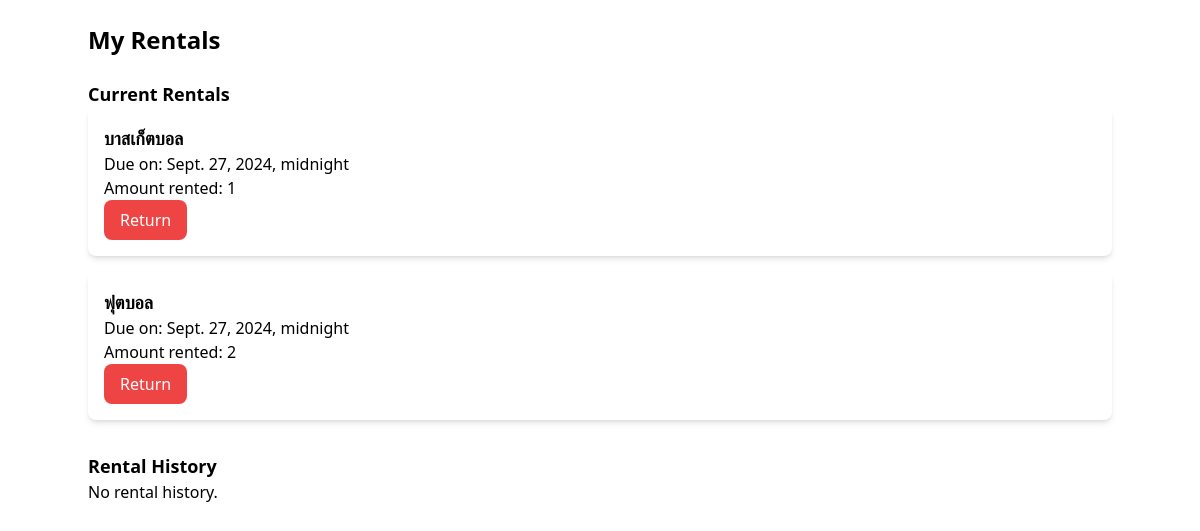
/my-rentals/ (signed in), run on an earlier commit of the app's database.
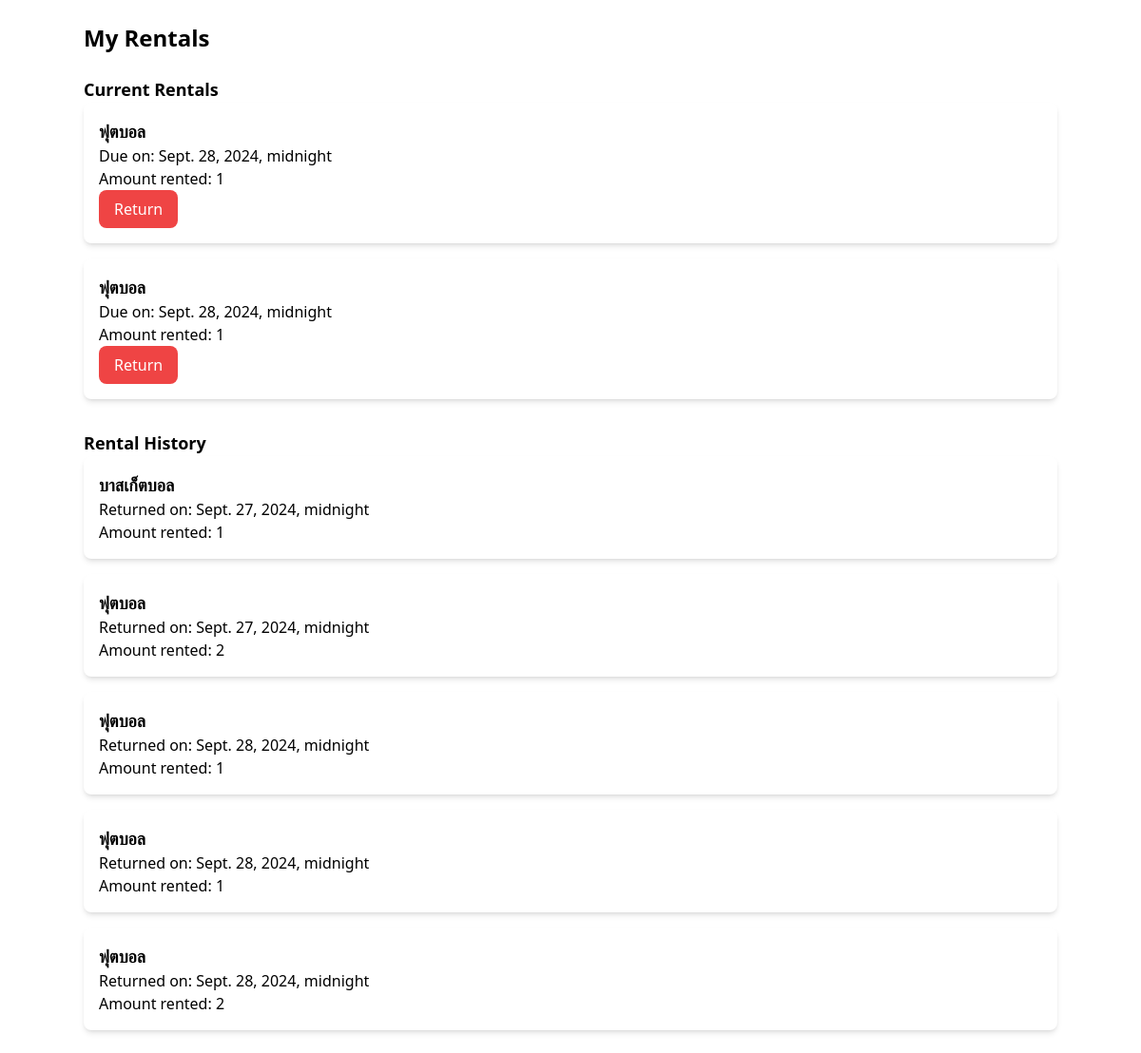
And on a later commit of the database.
### base/models.py (models this page shows, shortened)
class Booking(models.Model):
    user = models.ForeignKey(CustomUser , on_delete=models.CASCADE)
    equipment = models.ForeignKey(Equipment , on_delete=models.CASCADE)
    amount = models.PositiveIntegerField()
    status = models.CharField(max_length=20,
                              choices=[
                                  ('Pending', 'Pending'),
                                  ('Approved', 'Approved'),
                                  ('Denied', 'Denied')
                                  ])
    approved_by = models.ForeignKey('Staff',on_delete=models.SET_NULL , null = True , blank = True)
    booking_date = models.DateTimeField()
    return_date = models.DateTimeField()

class Equipment(models.Model):
    name = models.CharField(max_length = 100)
    type = models.CharField(max_length = 50)
    available_amount = models.PositiveIntegerField()
    created_at = models.DateTimeField(auto_now_add= True)
    picture = models.ImageField(upload_to='equipment_pictures/', default='default.jpg')

### renting/views.py (the view)
# urls.py: path('my-rentals/', MyRentalsView.as_view(), name='my_rentals'),
class MyRentalsView(LoginRequiredMixin, ListView):
    model = Booking
    template_name = 'renting/my_rentals.html'
    context_object_name = 'current_rentals'
    def get_queryset(self):
        return Booking.objects.filter(user=self.request.user, status='Rented')
    def get_context_data(self, **kwargs):
        context = super().get_context_data(**kwargs)
        context['current_rentals'] = Booking.objects.filter(user=self.request.user, status='approved')
        context['rental_history'] = Booking.objects.filter(user=self.request.user, status='Returned')
        return context

### renting/templates/renting/my_rentals.html (shortened to what this page needs)
{% extends "base.html" %}
{% block main %}
<div class="container mx-auto py-6">
    <h1 class="text-2xl font-bold mb-6">My Rentals</h1>
    <section>
        <h2 class="text-lg font-semibold">Current Rentals</h2>
        {% if current_rentals %}
            <ul class="space-y-4">
                {% for rental in current_rentals %}
                <li class="bg-white shadow-md rounded-lg p-4">
                    <h3 class="text-lg font-semibold">{{ rental.equipment.name }}</h3>
                    <p>Due on: {{ rental.return_date }}</p>
                    <p>Amount rented: {{ rental.amount }}</p>
                    <form method="POST" action="{% url 'renting:return_equipment' rental.id %}">
                        <button type="submit" class="bg-red-500 text-white px-4 py-2 rounded-lg hover:bg-red-600 transition duration-300">Return</button>
                    </form>
                </li>
                {% endfor %}
            </ul>
        {% else %}
            <p>No current rentals.</p>
        {% endif %}
    </section>
    <section class="mt-8">
        <h2 class="text-lg font-semibold">Rental History</h2>
        {% if rental_history %}
            <ul class="space-y-4">
                {% for rental in rental_history %}
                <li class="bg-white shadow-md rounded-lg p-4">
                    <h3 class="text-lg font-semibold">{{ rental.equipment.name }}</h3>
                    <p>Returned on: {{ rental.return_date }}</p>
                    <p>Amount rented: {{ rental.amount }}</p>
                </li>
                {% endfor %}
            </ul>
        {% else %}
            <p>No rental history.</p>
        {% endif %}
    </section>
</div>
{% endblock %}

What changed in the data, as far as the page shows it:
added Booking: equipment.name "ฟุตบอล", return_date "Sept. 28, 2024, midnight", amount "1", shown under "Current Rentals"
added Booking: equipment.name "ฟุตบอล", return_date "Sept. 28, 2024, midnight", amount "1", shown under "Current Rentals"
changed Booking "บาสเก็ตบอล": moves from the list under "Current Rentals" to the list under "Rental History"
changed Booking (number 4 of 7 on the later page): moves from the list under "Current Rentals" to the list under "Rental History"
now on this page (row edited): Booking: equipment.name "ฟุตบอล", return_date "Sept. 28, 2024, midnight", amount "1", shown under "Rental History"
added Booking: equipment.name "ฟุตบอล", return_date "Sept. 28, 2024, midnight", amount "1", shown under "Rental History"
added Booking: equipment.name "ฟุตบอล", return_date "Sept. 28, 2024, midnight", amount "2", shown under "Rental History"
Also different on the page:
text no longer shown: "No rental history."
